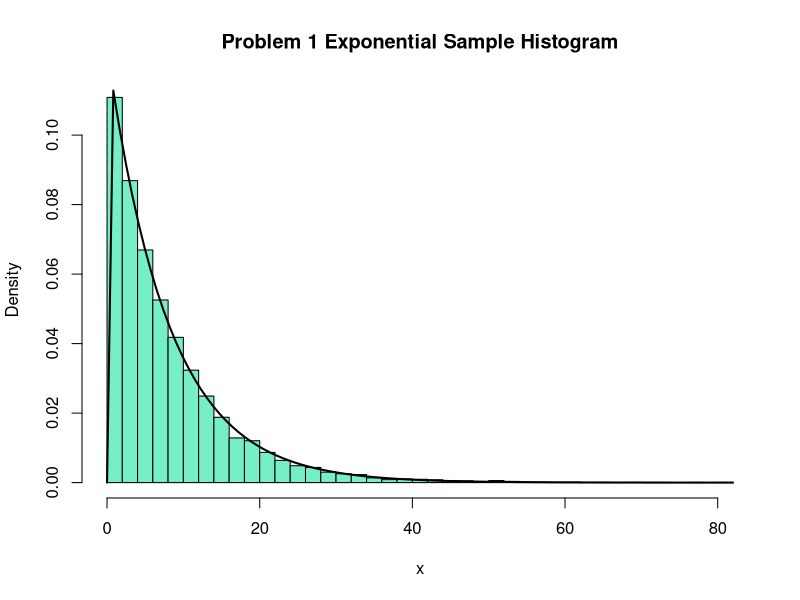
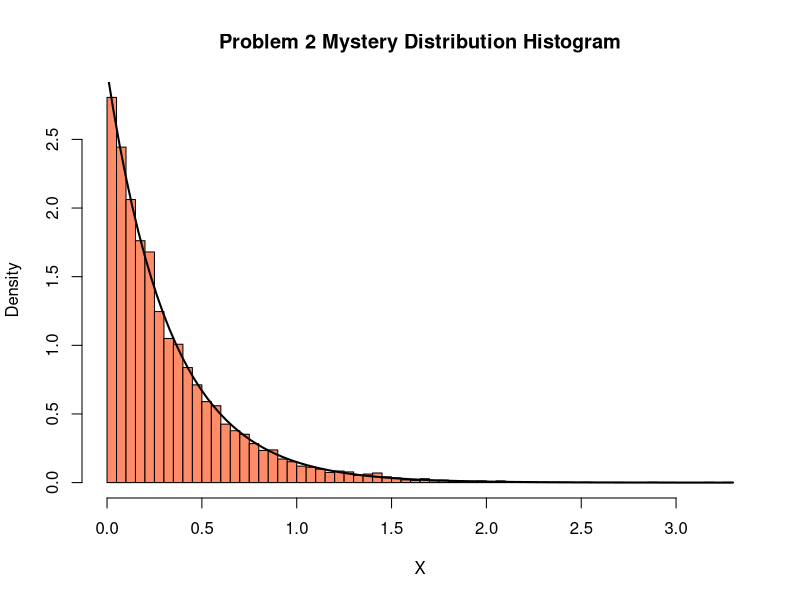
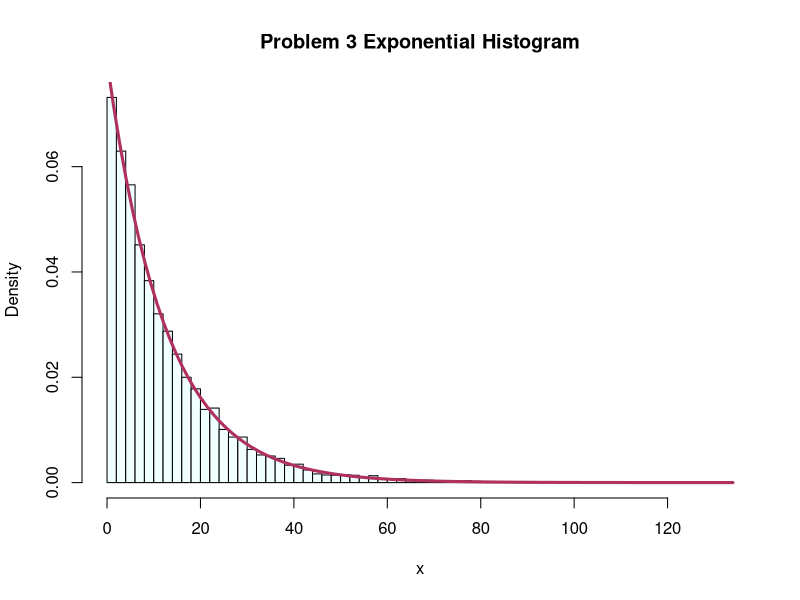
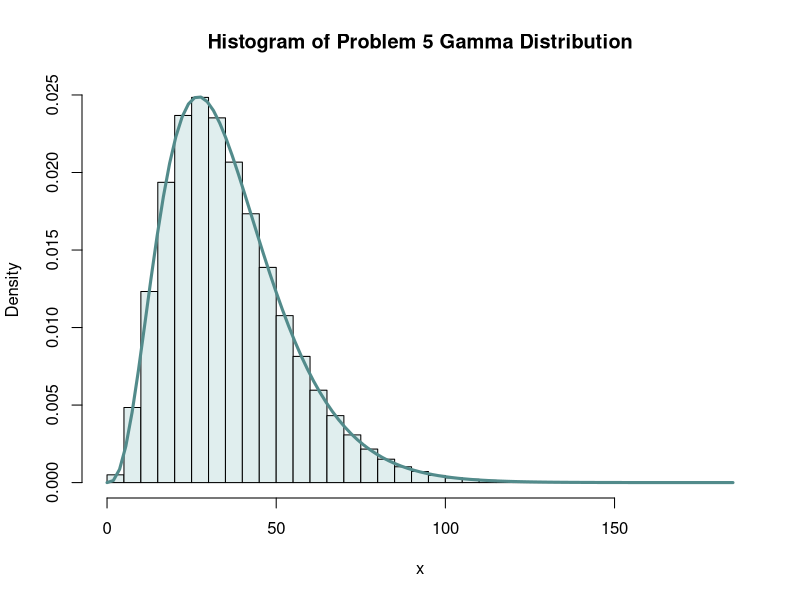
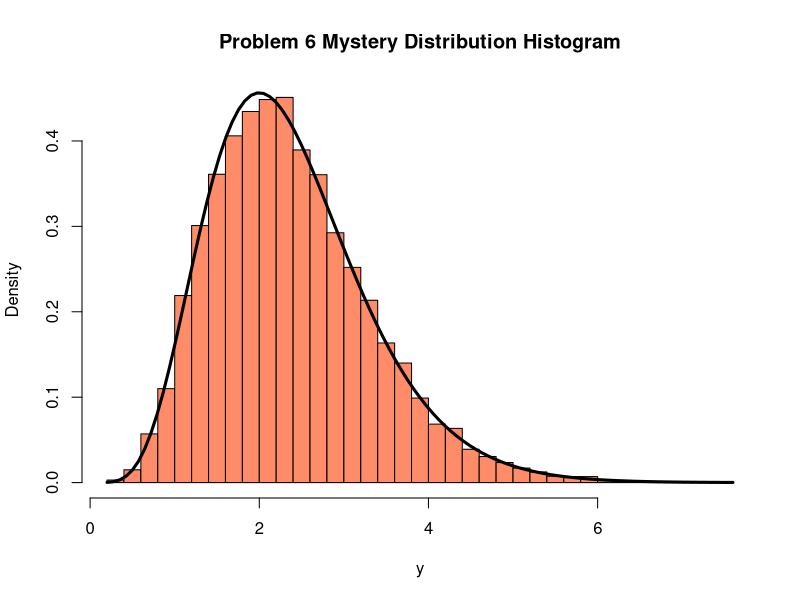
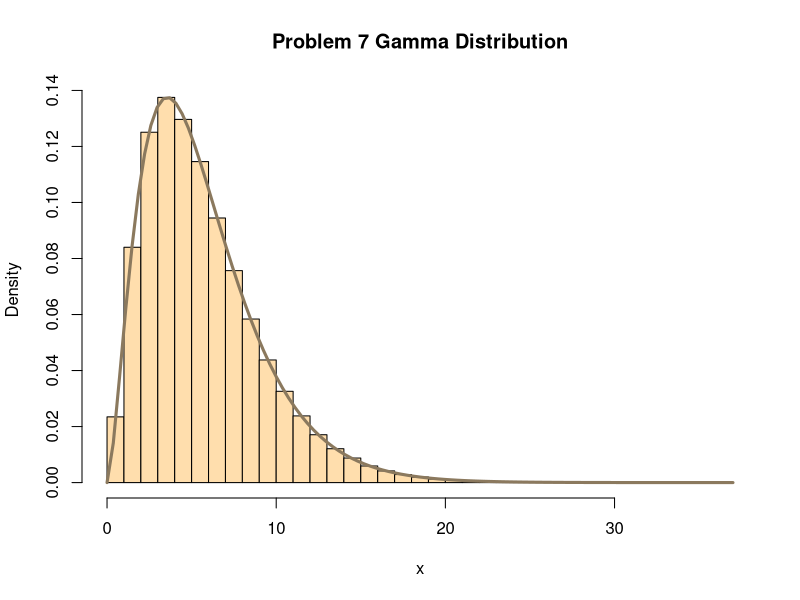
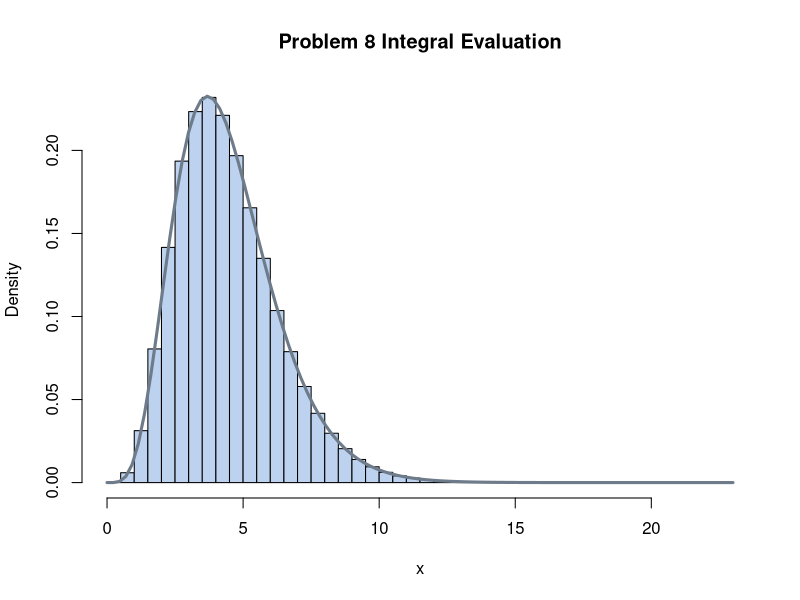

These charts were generated, in order, by the following R code:
## ---- chunk 1
problem.1.sample <- rexp(10000, rate = 1/8)

hist( problem.1.sample,
      main = "Problem 1 Exponential Sample Histogram",
      xlab = "x",
      ylab = "Density",
      breaks = 50,
      prob = TRUE,
      col = "aquamarine2" )

curve( dexp(x, rate = 1/8),
       lwd = 2,
       add = TRUE)
## ---- chunk 2
1 - exp( - 1/8 * 12)
## ---- chunk 3
pexp(12, rate = 1/8)
## ---- chunk 4
mean( problem.1.sample <= 12 )
## ---- chunk 5
cat( "Expected value:", 1 / (1/8), "\n" )
## ---- chunk 6
cat( "Variance:", 1/(1/8)^2, "\n" )
## ---- chunk 7
cat( "Expected value:", mean( problem.1.sample ), "\n" )
cat( "Variance:", var( problem.1.sample ), "\n" )
## ---- chunk 8
problem.2.sample <- rexp( 10000, rate = 3)

hist( problem.2.sample,
      main = "Problem 2 Mystery Distribution Histogram",
      xlab = "X",
      ylab = "Density",
      prob = TRUE,
      breaks = 50,
      col = "salmon1")

curve( dexp(x, rate = 3), lwd = 2, add = TRUE )
## ---- chunk 9
exp( - 3 * 0.5)
pexp( 0.5, rate = 3, lower.tail = FALSE )
## ---- chunk 10
mean( problem.2.sample > 0.5 )
## ---- chunk 11
cat( "Expected value:", 1/3, "\n" )
## ---- chunk 12
cat( "Variance:", 1/3^2 )
## ---- chunk 13
cat( "Simulated expected value:", mean( problem.2.sample ), "\n" )
cat( "Simulated variance:", var( problem.2.sample ), "\n" )
## ---- chunk 14
cat( "Rate parameter:", 1/12.5, "\n" )
## ---- chunk 15
problem.3.sample <- rexp( 10000, rate = 1/12.5)

hist( problem.3.sample,
      main = "Problem 3 Exponential Histogram",
      xlab = "x",
      ylab = "Density",
      prob = TRUE,
      breaks = 50,
      col = "azure1")

curve( dexp(x, rate = 1/12.5), lwd = 3, col = "maroon", add = TRUE)
## ---- chunk 16
mean( problem.3.sample )
## ---- chunk 17
pexp( 12.3, rate = 1/10) - pexp(7.5, rate = 1/10)
## ---- chunk 18
problem.4.sample <- rexp( 10000, rate = 1/10 )

mean( (problem.4.sample > 7.5) & (problem.4.sample <= 12.3) )
## ---- chunk 19
problem.5.sample <- rgamma(1000000, shape = 4, rate = 1/9 )

hist( problem.5.sample,
      main = "Histogram of Problem 5 Gamma Distribution",
      xlab = "x",
      ylab = "Density",
      prob = TRUE,
      breaks = 50,
      col = "azure2" )

curve( dgamma(x, shape = 4, rate = 1/9),
       lwd = 3,
       col = "darkslategray4",
       add = TRUE )
## ---- chunk 20
pgamma(62.7, shape = 4, rate = 1/9, lower.tail = FALSE)
## ---- chunk 21
mean( problem.5.sample > 62.5 )
## ---- chunk 22
4/(1/9)

4/(1/9)^2
## ---- chunk 23
mean( problem.5.sample )
var( problem.5.sample )
## ---- chunk 24
problem.6.sample <- rgamma( 10000, shape = 6.4, rate = 2.7)

hist( problem.6.sample,
      main = "Problem 6 Mystery Distribution Histogram",
      xlab = "y",
      ylab = "Density",
      prob = TRUE,
      breaks = 50,
      col = "salmon1")

curve( dgamma(x, shape = 6.4, rate = 2.7), lwd = 3, add = TRUE )
## ---- chunk 25
pgamma(1.8, shape = 6.4, rate = 2.7 )
## ---- chunk 26
mean( problem.6.sample <= 1.8 )
## ---- chunk 27
cat( "Expected value:", 6.4 / 2.7, "\n" )

cat( "Variance:", 6.4 / (2.7^2), "\n" )
## ---- chunk 28
cat( "Simulated expected value:", mean( problem.6.sample ), "\n" )

cat( "Simulated variance:", var( problem.6.sample ), "\n" )
## ---- chunk 29
problem.7.expectation <- 5.7
problem.7.variance <- 12.2

problem.7.shape.parameter <- problem.7.expectation^2 / problem.7.variance
problem.7.rate.parameter <- problem.7.shape.parameter / problem.7.expectation

cat( "Shape parameter:", problem.7.shape.parameter, "\n" )
cat( "Rate parameter:", problem.7.rate.parameter, "\n" )

## ---- chunk 30
cat( "Expected value:", problem.7.shape.parameter / problem.7.rate.parameter, "\n" )
cat( "Expected value:", problem.7.shape.parameter / problem.7.rate.parameter^2, "\n" )
## ---- chunk 31
problem.7.sample <- rgamma( 1000000, 
                            shape = problem.7.shape.parameter,
                            rate = problem.7.rate.parameter )

hist( problem.7.sample,
      main = "Problem 7 Gamma Distribution",
      xlab = "x",
      ylab = "Density",
      breaks = 50,
      prob = TRUE,
      col = "navajowhite1")

curve( dgamma(x, shape = problem.7.shape.parameter, rate = problem.7.rate.parameter),
       lwd = 3,
       col = "navajowhite4",
       add = TRUE)
## ---- chunk 32
cat( "Expected value:", mean( problem.7.sample ), "\n" )
cat( "Variance:", var( problem.7.sample ), "\n" )
## ---- chunk 33
pgamma(7.1, shape = 5.8, rate = 1.3) - pgamma(2.3, shape = 5.8, rate = 1.3 )
## ---- chunk 34
problem.8.sample <- rgamma(1000000, shape = 5.8, rate = 1.3)

mean( (problem.8.sample > 2.3) & (problem.8.sample <= 7.1) )
## ---- chunk 35
hist( problem.8.sample,
      main = "Problem 8 Integral Evaluation",
      xlab = "x",
      ylab = "Density",
      prob = TRUE,
      breaks = 50,
      col = "lightsteelblue2")

curve( dgamma(x, shape = 5.8, rate = 1.3), lwd = 3,
       col = "lightsteelblue4", add = TRUE )
